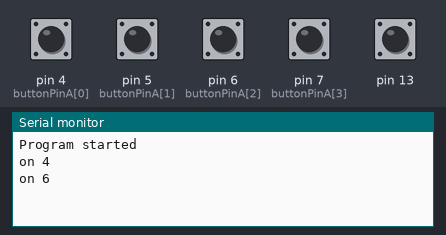
The sketch below on a simulated Arduino Uno, built with avr-gcc and run on an emulated ATmega328P. Shown: the last lines printed to the serial monitor. The test bench sets the inputs (shaded band); at power-on: pin 4 (buttonPinA[0]), pin 5 (buttonPinA[1]), pin 6 (buttonPinA[2]), pin 7 (buttonPinA[3]), pin 13 HIGH.

Above: at 1.2 s.
1.3 s: pin 4 (buttonPinA[0]) pulled LOW for 0.15 s
At 2.6 s:
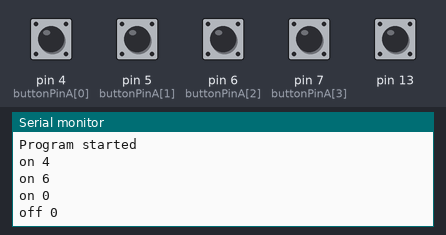
2.9 s: pin 5 (buttonPinA[1]) pulled LOW for 0.15 s
At 4.2 s:
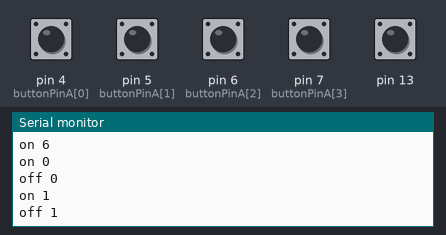
4.5 s: pin 6 (buttonPinA[2]) pulled LOW for 0.15 s
At 5.8 s:
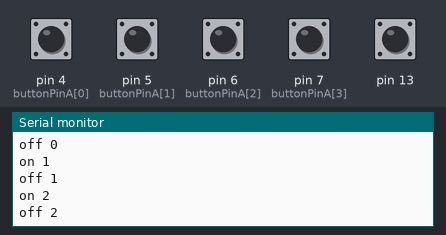
6.1 s: pin 7 (buttonPinA[3]) pulled LOW for 0.15 s
At 7.2 s:
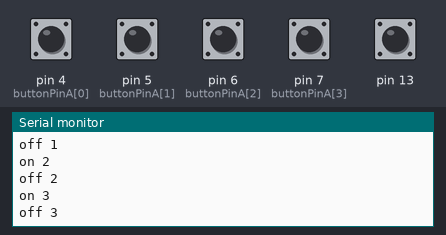
7.7 s: pin 13 pulled LOW for 0.15 s
At 8.9 s:
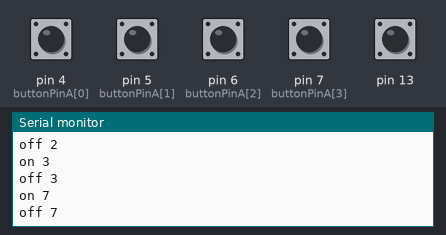
Timing chart, 0 to 10.3 s (numbered marks = the images above; inputs shaded):
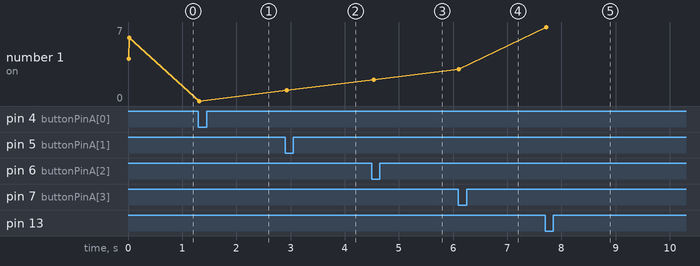

Measured:
- after the input at 1.3 s, the serial monitor: prints a new line at once (image 1)
- after the input at 2.9 s, the serial monitor: prints a new line at once (image 2)
- after the input at 4.5 s, the serial monitor: prints a new line at once (image 3)
- after the input at 6.1 s, the serial monitor: prints a new line at once (image 4)
- after the input at 7.7 s, the serial monitor: prints a new line at once (image 5)
- plotted number 1: 6 → 0 after the input at 1.3 s, 0 → 1 after the input at 2.9 s, 1 → 2 after the input at 4.5 s, 2 → 3 after the input at 6.1 s, 3 → 7 after the input at 7.7 s

The sketch:

keyboard.ino
```cpp
// this constant defines ping position
const int  buttonPinA[4] = {4,5,6,7};    // the pin that the pushbutton is attached to

// Variables will change:
int buttonStateA[sizeof(buttonPinA)];         // current state of the button
int lastButtonStateA[sizeof(buttonPinA)];     // previous state of the button

void setup() {
  for (int i =0; i < sizeof(buttonPinA); ++i)
  {
    pinMode(buttonPinA[i], INPUT_PULLUP);
    buttonStateA[i] = HIGH;
    lastButtonStateA[i] = HIGH;
  }
  // initialize serial communication:
  Serial.begin(9600);
  Serial.println("Program started");
}

int pressOrRelease(int buttonState, int lastButtonState, String pressed){
  // compare the buttonState to its previous state
  if (buttonState != lastButtonState) {
    // if the state has changed, increment the counter
    if (buttonState == LOW) {
      // if the current state is HIGH then the button went from off to on:
      Serial.print("on ");
      Serial.println(pressed);
    } else {
      // if the current state is LOW then the button went from on to off:
      Serial.print("off ");
      Serial.println(pressed);
    }
  }
  // save the current state as the last state, for next time through the loop
  return buttonState;
}


void loop() {
  for (int i =0; i < sizeof(buttonPinA); ++i)
  {
    buttonStateA[i] = digitalRead(buttonPinA[i]);
    lastButtonStateA[i] = pressOrRelease(buttonStateA[i], lastButtonStateA[i], String(i));
  }
  //avoid overlay
  delay(50);
}
```
